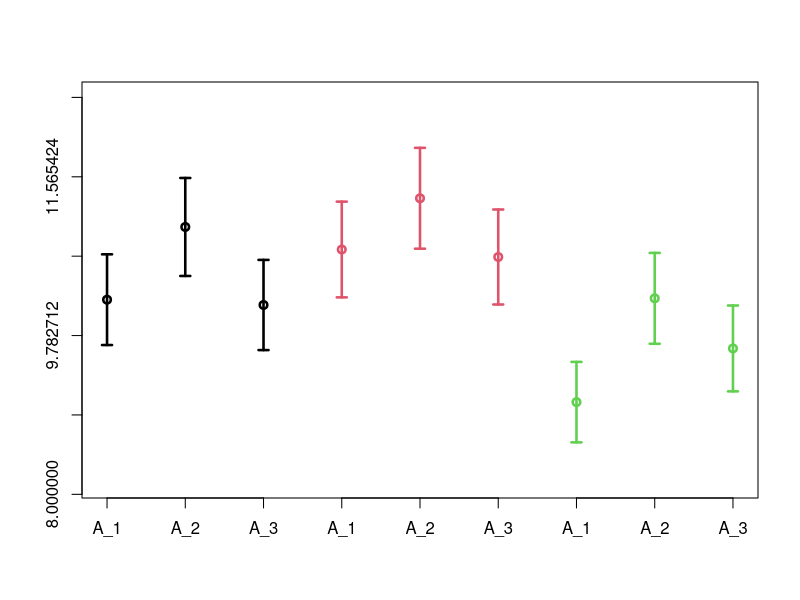

Recreate this plot in R.
## plot(x~y|z)
xyzplot <- function(x=x,y=y,z=z,se=se,ebar=1){
  
  ny <- names(table(y))
  nz <- names(table(z))
  ebar=1
  plot(min(x),ylim=c(min(x)*0.90,max(x)*1.1),xlim=c(1,length(ny)*length(nz)),
       yaxt="n",xaxt="n",xlab="",ylab="",col="white")
  for (i in 1:length(nz)){#z
    #i=1
    xp <- x[z==nz[i]]; yp <- y[z==nz[i]]
    xlim <- c(1:length(ny)+length(ny)*(i-1))
    points(xp~xlim,col=i,pch=1,lwd=2.5)
    if (ebar==1){
      sep <- se[z==nz[i]]
      arrows(xlim,xp-sep,xlim,xp+sep,length=0.05,angle=90,code=3,col=i,lwd=2.5)
    }
    axis(1,at=xlim,label=paste(nz[1],ny,sep="_"))
  }
  axis(2,at=seq(floor(min(x)*0.90),max(x)*1.1,length.out=6))
}

x1 <- rnorm(9,10,1);
y1 <- rep(1:3,3)
z1 <- rep(c("A","B","C"),each=3)
se1 <- x1*0.05

xyzplot(x=x1,y=y1,z=z1,se=se1,ebar=1)
